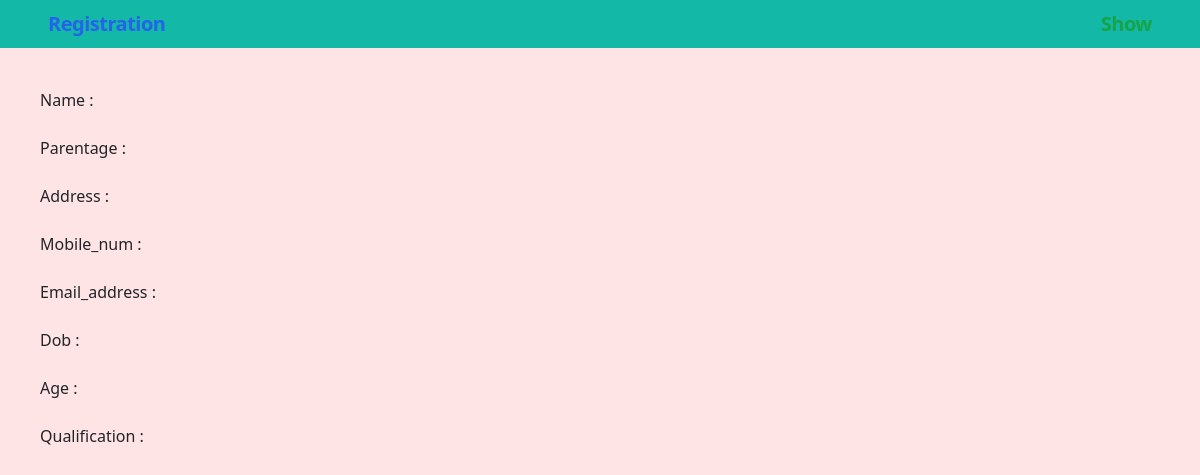
The page /registered/player/detail/5/ on the database as committed earlier.
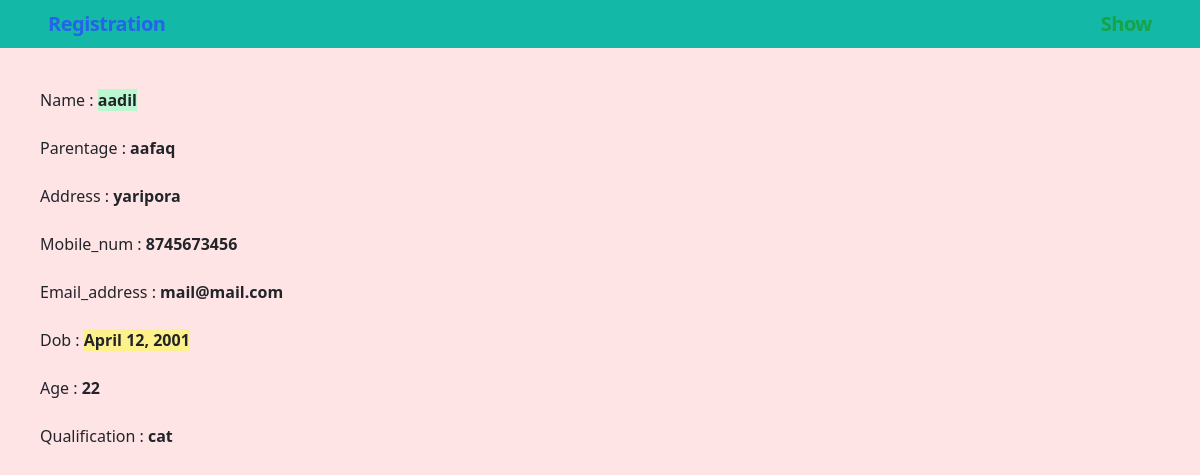
The same page on the database as committed later.
### games/models.py (models this page shows, shortened)
class PlayerInformation(models.Model):
    category = models.ForeignKey(
        Category, on_delete=models.CASCADE, related_name='game_category')
    name = models.CharField(max_length=512)
    parentage = models.CharField(max_length=512, null=True, blank=True)
    address = models.CharField(max_length=1024, null=True, blank=True)
    mobile_num = models.CharField(max_length=16, null=True, blank=True)
    email_address = models.CharField(max_length=128, null=True, blank=True)
    dob = models.DateField(max_length=8)
    age = models.CharField(max_length=8, null=True, blank=True)
    qualification = models.CharField(max_length=64, null=True, blank=True)
    created_at = models.DateTimeField(auto_now_add=True)
    class Meta:
        verbose_name = "Player"
        verbose_name_plural = "Players"

### games/views.py (the view)
# urls.py: path('registered/player/detail/<int:id>/', ShowPlayerDetails.as_view(), name='show_player_details'),
class ShowPlayerDetails(View):
    def get(self, request, *args, **kwargs):
        template_name = "player_detail_page.html"
        player_id = self.kwargs.get('id')
        player_obj = PlayerInformation.objects.filter(id=player_id).first()
        obj = {'player': player_obj}
        return render(request, template_name, context=obj)

### templates/player_detail_page.html (shortened to what this page needs)
{% extends 'base.html' %}
{% block content %}
<div class="  flex flex-col flex-1  basis-1/2 ">
  <p>Name : <b class="bg-green-200">{{player.name}}</b></p>
  <br />
  <p>Parentage : <b>{{player.parentage}}</b></p>
  <br />
  <p>Address : <b>{{player.address}}</b></p>
  <br />
  <p>Mobile_num : <b>{{player.mobile_num}}</b></p>
  <br />
  <p>Email_address : <b>{{player.email_address}}</b></p>
  <br />
  <p>Dob : <b class="bg-yellow-200">{{player.dob}}</b></p>
  <br />
  <p>Age : <b>{{player.age}}</b></p>
  <br />
  <p>Qualification : <b>{{player.qualification}}</b></p>
  <br />
</div>
{% endblock content %}

### templates/base.html (shortened to what this page needs)
<!DOCTYPE html>
<html>
<head>
  <script src="https://cdn.tailwindcss.com"></script>
  <link href="https://cdn.jsdelivr.net/npm/bootstrap@5.3.0-alpha1/dist/css/bootstrap.min.css" rel="stylesheet"
 />
</head>
<body class="bg-rose-100">
  <nav class=" flex items-center justify-between flex-wrap bg-teal-500 ">
    <div class=" flex items-center flex-shrink-0 text-white ml-6">
      <a class="font-semibold text-xl tracking-tight px-6 py-2.5 text-blue-600 hover:text-red-500 "
        href="{% url 'category_list' %}">Registration</a>
    </div>
    <div class="flex items-center flex-shrink-0 text-white mr-6">
      <a class="font-semibold hover:text-yellow-500 text-xl tracking-tight px-6 py-2.5 text-green-600"
        href="{% url 'registered_category' %}">Show</a>
    </div>
  </nav>
  <div class="m-10 flex items-center justify-center">
    {% block content %}
    {% endblock content %}
  </div>
</body>
</html>

Rows that differ between the two databases and show on the page:
added PlayerInformation: name "aadil", parentage "aafaq", address "yaripora", mobile_num "8745673456", email_address "mail@mail.com", dob "April 12, 2001", age "22", qualification "cat"
